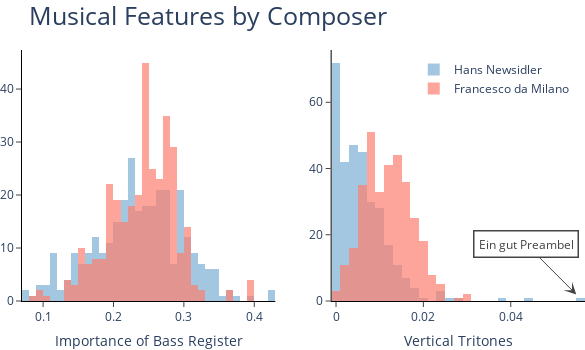

This figure's notebook cell:
### Markdown cell above
In numbers:

### Code cell
# Filter data for each composer
newsidler = df_composer[df_composer['Composer'] == 'Hans Newsidler']
milano = df_composer[df_composer['Composer'] == 'Francesco da Milano']

# Create subplots
fig = make_subplots(rows=1, cols=2)

# Add histogram for Importance_of_Bass_Register for both composers
fig.add_trace(go.Histogram(
    x=newsidler['Importance_of_Bass_Register'],
    name='Hans Newsidler',
    opacity=0.7,
    marker_color='#7eb0d5',
    xbins=dict(size=0.01),
    showlegend=False
), row=1, col=1)

fig.add_trace(go.Histogram(
    x=milano['Importance_of_Bass_Register'],
    name='Francesco da Milano',
    opacity=0.7,
    marker_color='#fd7f6f',
    xbins=dict(size=0.01),
    showlegend=False
), row=1, col=1)

# Add histogram for Vertical_Tritones for both composers
fig.add_trace(go.Histogram(
    x=newsidler['Vertical_Tritones'],
    name='Hans Newsidler',
    opacity=0.7,
    marker_color='#7eb0d5',
    xbins=dict(size=0.002)
), row=1, col=2)

fig.add_trace(go.Histogram(
    x=milano['Vertical_Tritones'],
    name='Francesco da Milano',
    opacity=0.7,
    marker_color='#fd7f6f',
    xbins=dict(size=0.002)
), row=1, col=2)

# Add annotation for outlier piece in the second histogram
fig.add_annotation(
    text="Ein gut Preambel",
    x=0.055,
    y=2,
    ax=-50,
    ay=-50,
    arrowhead=3,
    arrowsize=2,
    arrowwidth=1,
    arrowcolor='#303030',
    font=dict(size=12, color="#303030"),
    bordercolor="#303030",
    borderwidth=1.5,
    borderpad=4,
    bgcolor='white',
    opacity=0.9,
    xref="x2",
    yref="y2"
)

# Update layout for the combined figure
fig.update_layout(
    title=dict(text='Musical Features by Composer', font=dict(size=25)),
    margin=dict(l=0,r=0,b=0,t=50),
    barmode='overlay',
    height=350,
    legend=dict(x=0.98, y=0.98, xanchor='right', yanchor='top'),
    paper_bgcolor='rgba(0,0,0,0)',
    plot_bgcolor='rgba(0,0,0,0)',
)

# Update axes for both subplots
fig.update_xaxes(showline=True, linewidth=1, linecolor='black', ticks='outside', title='Importance of Bass Register', row=1, col=1)
fig.update_yaxes(showline=True, linewidth=1, linecolor='black', ticks='outside', showgrid=False, row=1, col=1)
fig.update_xaxes(showline=True, linewidth=1, linecolor='black', ticks='outside', title='Vertical Tritones', row=1, col=2)
fig.update_yaxes(showline=True, linewidth=1, linecolor='black', ticks='outside', showgrid=False, row=1, col=2)

export_and_plot(fig, 'musical_features_by_comp')

### Figure 1 — Plotly figure (JSON) as saved in the notebook; plotly's stock layout.template omitted (floating-point values rounded to 4 significant figures; data arrays with more than 128 entries replaced by an {"elided": "..."} marker saying what was removed)
{"data": [{"marker": {"color": "#7eb0d5"}, "name": "Hans Newsidler", "opacity": 0.7, "showlegend": false, "type": "histogram", "x": {"elided": "312 float values"}, "xaxis": "x", "xbins": {"size": 0.01}, "yaxis": "y"}, {"marker": {"color": "#fd7f6f"}, "name": "Francesco da Milano", "opacity": 0.7, "showlegend": false, "type": "histogram", "x": {"elided": "329 float values"}, "xaxis": "x", "xbins": {"size": 0.01}, "yaxis": "y"}, {"marker": {"color": "#7eb0d5"}, "name": "Hans Newsidler", "opacity": 0.7, "type": "histogram", "x": {"elided": "312 float values"}, "xaxis": "x2", "xbins": {"size": 0.002}, "yaxis": "y2"}, {"marker": {"color": "#fd7f6f"}, "name": "Francesco da Milano", "opacity": 0.7, "type": "histogram", "x": {"elided": "329 float values"}, "xaxis": "x2", "xbins": {"size": 0.002}, "yaxis": "y2"}], "layout": {"annotations": [{"arrowcolor": "#303030", "arrowhead": 3, "arrowsize": 2, "arrowwidth": 1, "ax": -50, "ay": -50, "bgcolor": "white", "bordercolor": "#303030", "borderpad": 4, "borderwidth": 1.5, "font": {"color": "#303030", "size": 12}, "opacity": 0.9, "text": "Ein gut Preambel", "x": 0.055, "xref": "x2", "y": 2, "yref": "y2"}], "barmode": "overlay", "height": 350, "legend": {"x": 0.98, "xanchor": "right", "y": 0.98, "yanchor": "top"}, "margin": {"b": 0, "l": 0, "r": 0, "t": 50}, "paper_bgcolor": "rgba(0,0,0,0)", "plot_bgcolor": "rgba(0,0,0,0)", "title": {"font": {"size": 25}, "text": "Musical Features by Composer"}, "width": 585, "xaxis": {"anchor": "y", "domain": [0, 0.45], "linecolor": "black", "linewidth": 1, "showline": true, "ticks": "outside", "title": {"text": "Importance of Bass Register"}}, "xaxis2": {"anchor": "y2", "domain": [0.55, 1], "linecolor": "black", "linewidth": 1, "showline": true, "ticks": "outside", "title": {"text": "Vertical Tritones"}}, "yaxis": {"anchor": "x", "domain": [0, 1], "linecolor": "black", "linewidth": 1, "showgrid": false, "showline": true, "ticks": "outside"}, "yaxis2": {"anchor": "x2", "domain": [0, 1], "linecolor": "black", "linewidth": 1, "showgrid": false, "showline": true, "ticks": "outside"}}}
